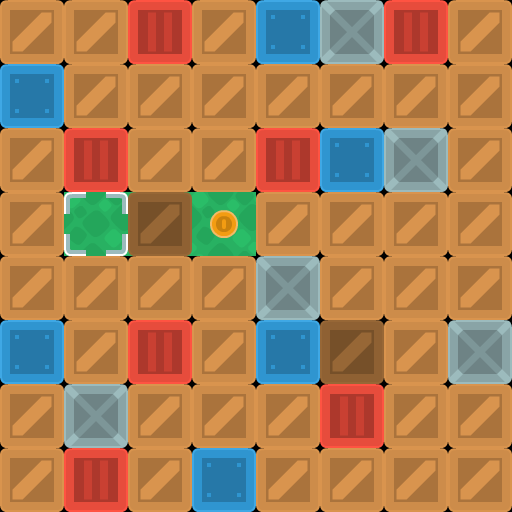

This is a level from a 2D game, rendered from its Tiled map with the project's own tilesets. A one-line summary and the complete map file follow:
An orthogonal 8x8 tile map with 64x64 px tiles, 4 tile layers (background, walls, objects, boxes).

<map version="1.10" tiledversion="1.11.2" orientation="orthogonal" renderorder="right-down" width="8" height="8" tilewidth="64" tileheight="64" infinite="0" nextlayerid="6" nextobjectid="1">
  <editorsettings>
    <export target="map1.csv" format="csv" />
  </editorsettings>
  <properties>
    <property name="character_bottom" value="[[0, 5], [1, 5], [2, 5]]" />
    <property name="character_left" value="[[3, 7], [4, 7], [5, 7]]" />
    <property name="character_right" value="[[0, 7], [1, 7], [2, 7]]" />
    <property name="character_top" value="[[3, 5], [4, 5], [5, 5]]" />
  </properties>
  <tileset firstgid="1" source="../../src/codomir/resources/kenney_sokoban/sokoban_tilesheet.tsx" />
  <layer id="4" name="background" width="8" height="8">
    <data encoding="csv">
0,0,0,0,0,0,0,0,
0,0,0,0,0,0,0,0,
0,0,0,0,0,0,0,0,
0,89,89,89,0,0,0,0,
0,0,0,0,0,0,0,0,
0,0,0,0,0,0,0,0,
0,0,0,0,0,0,0,0,
0,0,0,0,0,0,0,0
</data>
  </layer>
  <layer id="1" name="walls" width="8" height="8">
    <data encoding="csv">
2,2,3,2,4,6,3,2,
4,2,2,2,2,2,2,2,
2,3,2,2,3,4,6,2,
2,0,0,0,2,2,2,2,
2,2,2,2,6,2,2,2,
4,2,3,2,4,0,2,6,
2,6,2,2,2,3,2,2,
2,3,2,4,2,2,2,2
</data>
  </layer>
  <layer id="3" name="objects" width="8" height="8">
    <data encoding="csv">
0,0,0,0,0,0,0,0,
0,0,0,0,0,0,0,0,
0,0,0,0,0,0,0,0,
0,40,0,75,0,0,0,0,
0,0,0,0,0,0,0,0,
0,0,0,0,0,0,0,0,
0,0,0,0,0,0,0,0,
0,0,0,0,0,0,0,0
</data>
  </layer>
  <layer id="5" name="boxes" width="8" height="8">
    <data encoding="csv">
0,0,0,0,0,0,0,0,
0,0,0,0,0,0,0,0,
0,0,0,0,0,0,0,0,
0,0,15,0,0,0,0,0,
0,0,0,0,0,0,0,0,
0,0,0,0,0,15,0,0,
0,0,0,0,0,0,0,0,
0,0,0,0,0,0,0,0
</data>
  </layer>
</map>
